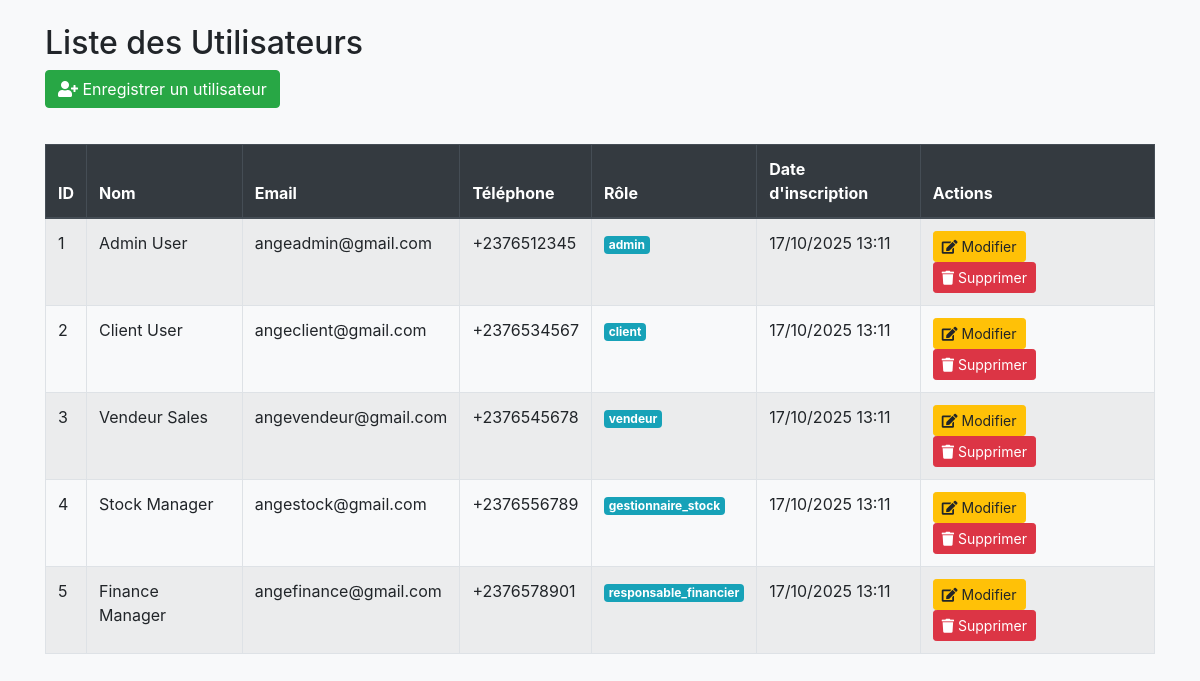
Page /admin/users1.php on the committed database.
### tables this page shows
CREATE TABLE users (
    user_id INT PRIMARY KEY AUTO_INCREMENT,
    first_name VARCHAR(50) NOT NULL,
    last_name VARCHAR(50) NOT NULL,
    email VARCHAR(100) UNIQUE NOT NULL,
    phone_number VARCHAR(20),
    country VARCHAR(100),
    state VARCHAR(100),
    quarter VARCHAR(100),
    password_hash VARCHAR(255) NOT NULL,
    registration_date TIMESTAMP DEFAULT CURRENT_TIMESTAMP,
    role_id INT DEFAULT 2,
    FOREIGN KEY (role_id) REFERENCES roles(role_id)
);

CREATE TABLE roles (
    role_id INT PRIMARY KEY AUTO_INCREMENT,
    role_name VARCHAR(50) NOT NULL,
    description TEXT
);

### admin/users1.php (the view, shortened to what this page needs)
<?php
require_once '../DatabaseConnection/db_config.php';
$sql = "SELECT u.*, r.role_name FROM users u
        JOIN roles r ON u.role_id = r.role_id
        ORDER BY u.user_id ASC";
$result = $conn->query($sql);
?>
<!DOCTYPE html>
<html lang="fr">
<head>
    <link href="https://stackpath.bootstrapcdn.com/bootstrap/4.5.2/css/bootstrap.min.css" rel="stylesheet">
    <link href="https://cdnjs.cloudflare.com/ajax/libs/font-awesome/5.15.4/css/all.min.css" rel="stylesheet">
</head>
<body>
<div class="container">
    <h2 class="mt-4">Liste des Utilisateurs</h2>
    <button id="openAddUserModal" class="btn btn-success mb-3">
    <i class="fas fa-user-plus"></i> Enregistrer un utilisateur
</button>
    <div class="table-responsive">
        <table class="table table-striped table-bordered">
            <thead class="thead-dark">
                <tr>
                    <th>ID</th>
                    <th>Nom</th>
                    <th>Email</th>
                    <th>Téléphone</th>
                    <th>Rôle</th>
                    <th>Date d'inscription</th>
                    <th>Actions</th>
                </tr>
            </thead>
            <tbody id="userTableBody">
                <?php while ($row = $result->fetch_assoc()): ?>
                <tr id="user-<?php echo $row['user_id']; ?>">
                    <td><?php echo $row['user_id']; ?></td>
                    <td><?php echo htmlspecialchars($row['first_name'] . ' ' . $row['last_name']); ?></td>
                    <td><?php echo htmlspecialchars($row['email']); ?></td>
                    <td><?php echo htmlspecialchars($row['phone_number'] ?? 'N/A'); ?></td>
                    <td><span class="badge badge-info"><?php echo htmlspecialchars($row['role_name']); ?></span></td>
                    <td><?php echo date('d/m/Y H:i', strtotime($row['registration_date'])); ?></td>
                    <td>
                        <button class="btn btn-warning btn-sm edit-user"
                                data-id="<?php echo $row['user_id']; ?>"
                                data-firstname="<?php echo htmlspecialchars($row['first_name']); ?>"
                                data-lastname="<?php echo htmlspecialchars($row['last_name']); ?>"
                                data-email="<?php echo htmlspecialchars($row['email']); ?>"
                                data-phone="<?php echo htmlspecialchars($row['phone_number']); ?>"
                                data-role="<?php echo $row['role_id']; ?>">
                            <i class="fas fa-edit"></i> Modifier
                        </button>
                        <button class="btn btn-danger btn-sm delete-user"
                                data-id="<?php echo $row['user_id']; ?>">
                            <i class="fas fa-trash"></i> Supprimer
                        </button>
                    </td>
                </tr>
                <?php endwhile; ?>
            </tbody>
        </table>
    </div>
</div>
</body>
</html>

### admin/users1.php (style rules this page uses)
body { background-color: #f8f9fa }
.table-responsive { margin-top: 20px; }
.btn { margin-right: 5px; }

### rows in the picture
users: user_id "1", first_name+last_name "Admin User", email "angeadmin@gmail.com", phone_number "+2376512345", role.role_name "admin", registration_date "17/10/2025 13:11"
users: user_id "2", first_name+last_name "Client User", email "angeclient@gmail.com", phone_number "+2376534567", role.role_name "client", registration_date "17/10/2025 13:11"
users: user_id "3", first_name+last_name "Vendeur Sales", email "angevendeur@gmail.com", phone_number "+2376545678", role.role_name "vendeur", registration_date "17/10/2025 13:11"
users: user_id "4", first_name+last_name "Stock Manager", email "angestock@gmail.com", phone_number "+2376556789", role.role_name "gestionnaire_stock", registration_date "17/10/2025 13:11"
users: user_id "5", first_name+last_name "Finance Manager", email "angefinance@gmail.com", phone_number "+2376578901", role.role_name "responsable_financier", registration_date "17/10/2025 13:11"
